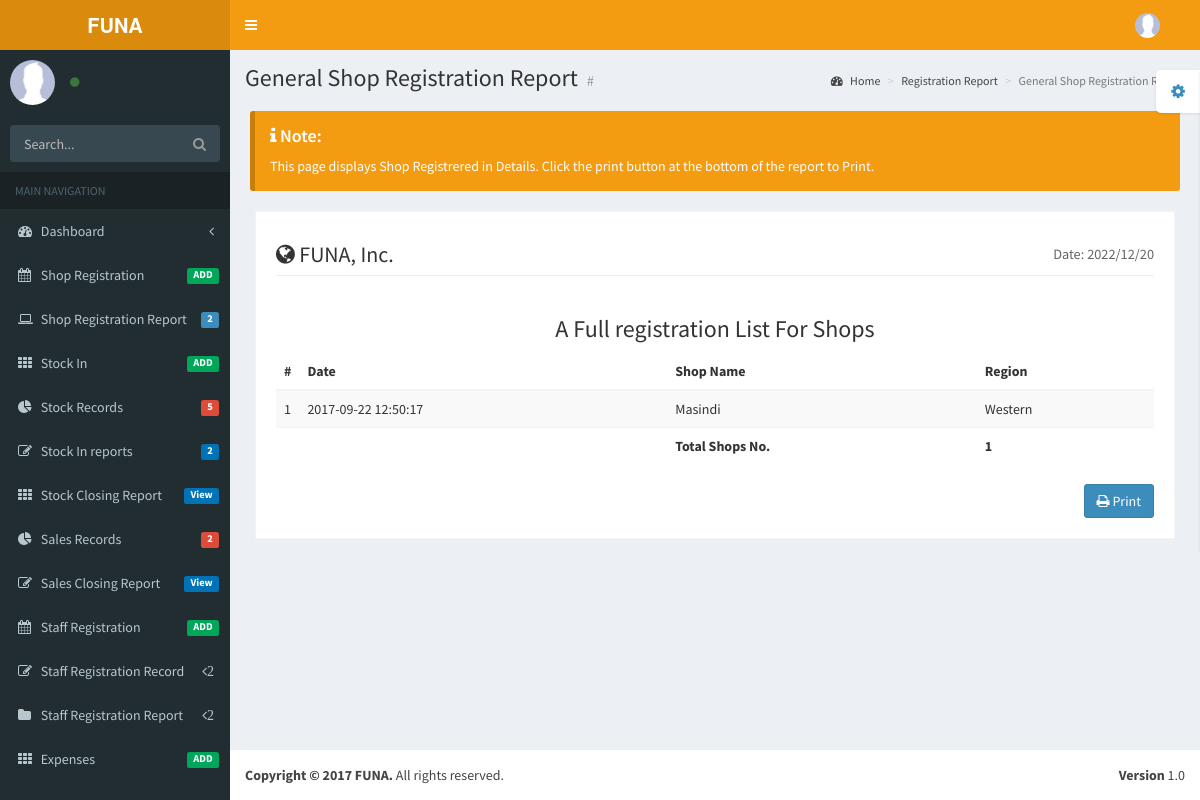
Screenshot of /pages/examples/TopGeneralRegistrationReport.php with the database file from the repository.
### tables this page shows
CREATE TABLE `shopmapping` (
  `ShopName` varchar(30) NOT NULL,
  `Region` varchar(30) NOT NULL,
  `Date` datetime NOT NULL DEFAULT CURRENT_TIMESTAMP
);

### pages/examples/TopGeneralRegistrationReport.php (the view, shortened to what this page needs)
<!DOCTYPE html>
<html>
  <head>
    <link href="../../bootstrap/css/bootstrap.min.css" rel="stylesheet" type="text/css" />
    <link href="https://maxcdn.bootstrapcdn.com/font-awesome/4.3.0/css/font-awesome.min.css" rel="stylesheet" type="text/css" />
    <link href="http://code.ionicframework.com/ionicons/2.0.0/css/ionicons.min.css" rel="stylesheet" type="text/css" />
    <link href="../../dist/css/AdminLTE.min.css" rel="stylesheet" type="text/css" />
    <link href="../../dist/css/skins/_all-skins.min.css" rel="stylesheet" type="text/css" />
  </head>
  <body  class="skin-yellow" window.print();>
    <div class="wrapper">
      <header class="main-header">
        <a href="../../DashBoard.php" class="logo"><b>FUNA</b></a>
        <nav class="navbar navbar-static-top" role="navigation">
          <a href="#" class="sidebar-toggle" data-toggle="offcanvas" role="button">
          </a>
          <div class="navbar-custom-menu">
            <ul class="nav navbar-nav">
              <li class="dropdown user user-menu">
                <a href="#" class="dropdown-toggle" data-toggle="dropdown">
                  <img src="../../dist/img/user2-160x160.jpg" class="user-image" alt="User Image"/>
                </a>
              </li>
            </ul>
          </div>
        </nav>
      </header>
      <aside class="main-sidebar">
        <section class="sidebar">
          <div class="user-panel">
            <div class="pull-left image">
              <img src="../../dist/img/user2-160x160.jpg" class="img-circle" alt="User Image" />
            </div>
            <div class="pull-left info">
              <a href="#"><i class="fa fa-circle text-success"></i><?php echo $_SESSION['Shop'];?></a>
            </div>
          </div>
          <form action="#" method="get" class="sidebar-form">
            <div class="input-group">
              <input type="text" name="q" class="form-control" placeholder="Search..."/>
              <span class="input-group-btn">
                <button type='submit' name='seach' id='search-btn' class="btn btn-flat"><i class="fa fa-search"></i></button>
              </span>
            </div>
          </form>
          <ul class="sidebar-menu">
            <li class="header">MAIN NAVIGATION</li>
            <li class="treeview">
              <a href="#">
                <i class="fa fa-dashboard"></i> <span>Dashboard</span> <i class="fa fa-angle-left pull-right"></i>
              </a>
            </li>
            <li>
              <a href="../forms/RegionRegForm.php">
                <i class="fa fa-calendar"></i> <span>Shop Registration</span> <small class="label pull-right bg-green">ADD</small>
              </a>
            </li>
              <li class="treeview">
              <a href="#">
                <i class="fa fa-laptop"></i>
                <span>Shop Registration Report</span>
                <span class="label label-primary pull-right">2</span>
              </a>
            </li>
            <li>
              <a href="../forms/TopStockInForm.php">
                <i class="fa fa-th"></i> <span>Stock In</span> <small class="label pull-right bg-green">ADD</small>
              </a>
            </li>
            <li class="treeview">
              <a href="#">
                <i class="fa fa-pie-chart"></i>
                <span>Stock Records</span>
                 <small class="label pull-right bg-red">5</small>
              </a>
            </li>
            <li class="treeview">
              <a href="#">
                <i class="fa fa-edit"></i> <span>Stock In reports</span>
                 <small class="label pull-right bg-blue">2</small>
              </a>
            </li>
               <li>
              <a href="StockInClosingReport.php">
                <i class="fa fa-th"></i> <span>Stock Closing Report </span> <small class="label pull-right bg-blue">View</small>
              </a>
            </li>
             <li class="treeview">
              <a href="#">
                <i class="fa fa-pie-chart"></i>
                <span>Sales Records</span>
                 <small class="label pull-right bg-red">2</small>
              </a>
            </li>
            <li class="treeview">
              <a href="SalesClosingReport.php">
                <i class="fa fa-edit"></i> <span>Sales Closing Report</span>
                 <small class="label pull-right bg-blue">View</small>
              </a>
            </li>
            <li>
              <a href="../forms/StaffRegistration.php">
                <i class="fa fa-calendar"></i> <span>Staff Registration</span>
                <small class="label pull-right bg-green">ADD</small>
              </a>
            </li>
            <li class="treeview">
              <a href="#">
                <i class="fa fa-edit"></i> <span>Staff Registration Record</span>
                <i class="fa fa-angle-left pull-right">2</i>
              </a>
            </li>
            <li class="treeview">
              <a href="#">
                <i class="fa fa-folder"></i> <span>Staff Registration Report</span>
                <i class="fa fa-angle-left pull-right">2</i>
              </a>
            </li>
             <li>
              <a href="../forms/expenses.php">
                <i class="fa fa-th"></i> <span>Expenses</span> <small class="label pull-right bg-green">ADD</small>
              </a>
            </li>
          </ul>
        </section>
      </aside>
      <div class="content-wrapper">
        <section class="content-header">
          <h1>
            General Shop Registration Report
            <small>#</small>
          </h1>
          <ol class="breadcrumb">
            <li><a href="../../DashBoard.php"><i class="fa fa-dashboard"></i> Home</a></li>
            <li><a href="TopGeneralRegistrationReport.php">Registration Report</a></li>
            <li class="active">General Shop Registration Report</li>
          </ol>
        </section>
        <div class="pad margin no-print">
          <div class="callout callout-warning" style="margin-bottom: 0!important;">
            <h4><i class="fa fa-info"></i> Note:</h4>
            This page displays Shop Registrered in Details. Click the print button at the bottom of the report to Print.
          </div>
        </div>
        <section class="invoice">
  <div class="row">
          <div class="col-xs-12">
            <h2 class="page-header">
              <i class="fa fa-globe"></i> FUNA, Inc.
              <small class="pull-right">Date: <?php echo"". date("Y/m/d");?></small>
            </h2>
          </div>
        </div>
        <div class="row">
       <h3 align="center">A Full registration List For Shops</h3>
        </div>
        <div class="row">
          <div class="col-xs-12 table-responsive">
            <table class="table table-striped">
              <thead>
                <tr>
                <th style="width: 10px">#</th>
                 <th>Date</th>
                  <th>Shop Name</th>
                  <th>Region</th>
                </tr>
              </thead>
              <tbody>
               <?php
require_once('../../connect/connect.php');
$sales9 ="SELECT Date,ShopName,Region FROM `shopmapping`";
$result9=mysqli_query($link,$sales9);
$counter5=1;
while($row9=mysqli_fetch_assoc($result9)){
                    echo" <tr>";
                     echo "<td>".$counter5."</td>";
                     echo  "<td>".$row9['Date']."</td>";
                     echo  "<td>".$row9['ShopName']."</td>";
					 echo  "<td>".$row9['Region']."</td>";
                   echo" </tr>" ;
				   $counter5++;
}
					?>
                    </tbody>
                    <tfoot>
                      <tr>
                        <th></th>
                        <th></th>
                        <th>Total Shops No.</th>
                        <th> <?php $Actual=$counter5-1; echo"".$Actual; ?></th>
                      </tr>
                    </tfoot>
                  </table>
          </div>
        </div>
          <div class="row no-print">
            <div class="col-xs-12">
              <a href="TopGeneralRegistrationReportPrint.Php" target="_blank" class="btn btn-primary pull-right"><i class="fa fa-print"></i> Print</a>
            </div>
          </div>
        </section>
      </div>
      <footer class="main-footer no-print">
        <div class="pull-right hidden-xs">
          <b>Version</b> 1.0
        </div>
        <strong>Copyright &copy; 2017 FUNA.</strong> All rights reserved.
      </footer>
    </div>
  </body>
</html>

### rows the page displays
shopmapping: Date "2017-09-22 12:50:17", ShopName "Masindi", Region "Western"

### other values shown
$Actual "1"
